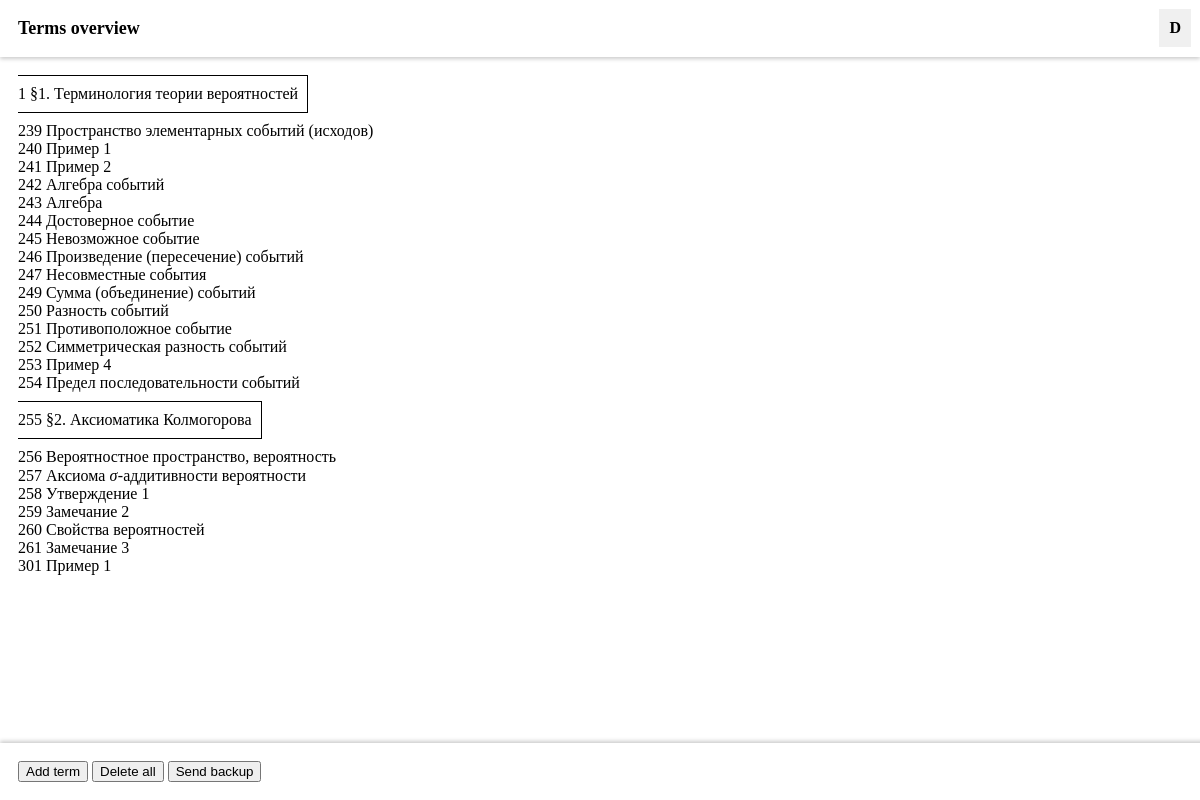
The page /summary_app/ on the database its author committed.
### summary_app/models.py (models this page shows, shortened)
class Term(models.Model):
	class Type(models.TextChoices):
		UNSPECIFIED = "Unspecified",
		SECTION = "Section",
		TERM = "Term",
		ARTICLE = "Article",
		EXAMPLE = "Example",
		THEOREM = "Theorem"
	type = models.CharField(max_length=20, choices=Type, default=Type.UNSPECIFIED)
	name = models.CharField(max_length=100)
	definition = models.CharField(max_length=1000)

### summary_app/views.py (the view)
# urls.py: path("", views.index, name="index"),
def index(request):
    term_list = Term.objects.order_by("id")
    shorts = {"Term": "Def", "Theorem": "The", "Article": "Art", "Undefined": "Und", "Example": "Exp"}
    return render(request, "summary_app/index.html", { "term_list": term_list, "shorts": shorts })

### summary_app/templates/summary_app/index.html (shortened to what this page needs)
<!DOCTYPE html>
<html>
    <head>
        {% load static %}
        <link rel="stylesheet" href="{% static 'css/base.css' %}">
        <link rel="stylesheet" href="{% static 'css/templates/index.css' %}">
        <link rel="stylesheet" href="{% static 'css/popup.css' %}">
        <link rel="stylesheet" href="{% static 'katex/katex.min.css' %}">
    </head>
    <body>
        <div id="header">
            <a href="{% url 'summary_app:index' %}"><b id="page_name">Terms overview</b></a>
            <div class="popup_container dev_popup">
                <div class="popup_mask"><b>D</b></div>
            </div>
        </div>
        <div id="content">
            {% if term_list %}
                <ul id="term-list">
                {% for term in term_list %}
                    {% if term.type == 'Section' %}
                        <li class="section" data-id="{{ term.id }}">
                            <a href="{% url 'summary_app:read' term.id %}" data-id="{{ term.id }}"><span class="id">{{ term.id }} </span>{{ term.name }}</a>
                        </li>
                    {% else %}
                        <li data-id="{{ term.id }}">
                            <a href="{% url 'summary_app:read' term.id %}" data-id="{{ term.id }}"><span class="id">{{ term.id }} </span>{{ term.name }}</a>
                        </li>
                    {% endif %}
                {% endfor %}
                </ul>
            {% else %}
                <span>No terms yet.</span>
            {% endif %}
        </div>
        <div id="footer">
            <a href="{% url 'summary_app:add' %}"><button>Add term</button></a>
            <a href="{% url 'summary_app:delete_all' %}" onclick="return confirm('Are you sure you want to delete ALL terms? This action cannot be undone.')"><button>Delete all</button></a>
            <a href="{% url 'summary_app:backup_form' %}"><button>Send backup</button></a>
        </div>
    </body>
</html>

### summary_app/static/css/base.css (style rules this page uses)
:root { --small_offset: 9px; --offset: 18px; --header_offset: 27px; --header_height: calc(20.8px + 2 * var(--offset)); }
body { margin: 0; }
#page_name { display: inline-block; font-size: large; padding-left: var(--offset); padding-right: var(--offset); }
#header { user-select: none; position: fixed; top: 0; width: 100%; height: var(--header_height); box-shadow: 0 2px 4px rgba(0,0,0,.2); background-color: white; z-index: 1000; display: flex; align-items: center; }
#content { margin-top: var(--header_height); margin-left: var(--offset); margin-bottom: var(--header_height); padding-top: var(--offset); padding-bottom: var(--offset); z-index: 1; max-width: 100%; height: calc(100vh - (var(--header_height) + var(--offset)) * 2); overflow-y: auto; }
#footer { padding: var(--offset); position: fixed; bottom: 0; width: 100%; box-shadow: 0 -2px 4px rgba(0,0,0,.2); background-color: white; z-index: 1000; }
a { color: black; text-decoration: none; }

### summary_app/static/css/templates/index.css (style rules this page uses)
:root { --small_offset: 9px; --offset: 18px; --header_offset: 27px; }
ul { margin: 0; padding: 0; list-style-type: none; }
ul li:first-child { margin-top: 0; }
ul li:last-child { margin-bottom: 0; }
.section { margin: var(--small_offset) 0 var(--small_offset) 0; display: inline-block; border: 1px solid; border-left: 0px; padding: var(--small_offset) var(--small_offset) var(--small_offset) 0; }
.id { display: none; }
.show { display: inline; }

### summary_app/static/css/popup.css (style rules this page uses)
.popup_container { position: relative; display: inline-block; }
.popup_mask { cursor: pointer; background-color: #f0f0f0; padding: 10px; display: inline-block; }
.dev_popup { margin-left: auto; margin-right: 9px; }

### rows shown on the page
Term: id "1", name "§1. Терминология теории вероятностей"
Term: id "239", name "Пространство элементарных событий (исходов)"
Term: id "240", name "Пример 1"
Term: id "241", name "Пример 2"
Term: id "242", name "Алгебра событий"
Term: id "243", name "Алгебра"
Term: id "244", name "Достоверное событие"
Term: id "245", name "Невозможное событие"
Term: id "246", name "Произведение (пересечение) событий"
Term: id "247", name "Несовместные события"
Term: id "249", name "Сумма (объединение) событий"
Term: id "250", name "Разность событий"
Term: id "251", name "Противоположное событие"
Term: id "252", name "Симметрическая разность событий"
Term: id "253", name "Пример 4"
Term: id "254", name "Предел последовательности событий"
Term: id "255", name "§2. Аксиоматика Колмогорова"
Term: id "256", name "Вероятностное пространство, вероятность"
Term: id "257", name "Аксиома"
Term: id "258", name "Утверждение 1"
Term: id "259", name "Замечание 2"
Term: id "260", name "Свойства вероятностей"
Term: id "261", name "Замечание 3"
Term: id "301", name "Пример 1"
